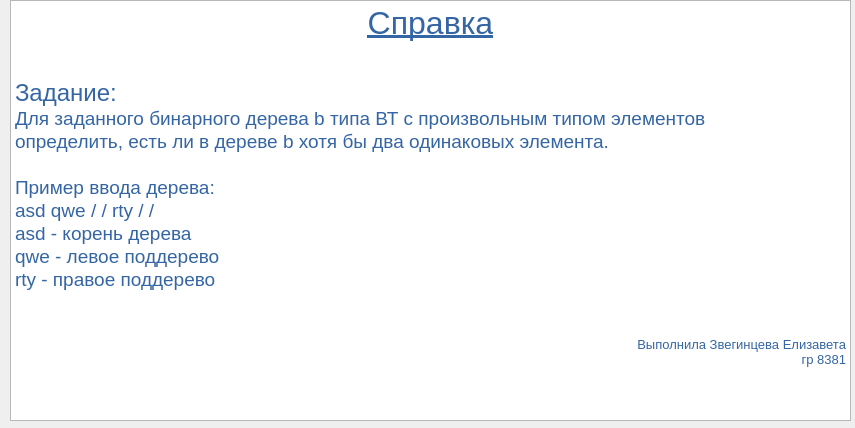
<?xml version="1.0" encoding="UTF-8"?>
<ui version="4.0">
 <class>Help</class>
 <widget class="QWidget" name="Help">
  <property name="geometry">
   <rect>
    <x>0</x>
    <y>0</y>
    <width>855</width>
    <height>428</height>
   </rect>
  </property>
  <property name="windowTitle">
   <string>Help</string>
  </property>
  <widget class="QTextBrowser" name="textBrowser">
   <property name="geometry">
    <rect>
     <x>10</x>
     <y>0</y>
     <width>841</width>
     <height>421</height>
    </rect>
   </property>
   <property name="html">
    <string>&lt;!DOCTYPE HTML PUBLIC &quot;-//W3C//DTD HTML 4.0//EN&quot; &quot;http://www.w3.org/TR/REC-html40/strict.dtd&quot;&gt;
&lt;html&gt;&lt;head&gt;&lt;meta name=&quot;qrichtext&quot; content=&quot;1&quot; /&gt;&lt;style type=&quot;text/css&quot;&gt;
p, li { white-space: pre-wrap; }
&lt;/style&gt;&lt;/head&gt;&lt;body style=&quot; font-family:'MS Shell Dlg 2'; font-size:7.8pt; font-weight:400; font-style:normal;&quot;&gt;
&lt;p align=&quot;center&quot; style=&quot; margin-top:0px; margin-bottom:0px; margin-left:0px; margin-right:0px; -qt-block-indent:0; text-indent:0px;&quot;&gt;&lt;span style=&quot; font-family:'Ubuntu'; font-size:24pt; text-decoration: underline; color:#3465a4;&quot;&gt;Справка&lt;/span&gt;&lt;/p&gt;
&lt;p align=&quot;center&quot; style=&quot;-qt-paragraph-type:empty; margin-top:0px; margin-bottom:0px; margin-left:0px; margin-right:0px; -qt-block-indent:0; text-indent:0px; font-family:'Ubuntu'; font-size:24pt; color:#3465a4;&quot;&gt;&lt;br /&gt;&lt;/p&gt;
&lt;p style=&quot; margin-top:0px; margin-bottom:0px; margin-left:0px; margin-right:0px; -qt-block-indent:0; text-indent:0px;&quot;&gt;&lt;span style=&quot; font-family:'Ubuntu'; font-size:18pt; color:#3465a4;&quot;&gt;Задание:&lt;/span&gt;&lt;/p&gt;
&lt;p style=&quot; margin-top:0px; margin-bottom:0px; margin-left:0px; margin-right:0px; -qt-block-indent:0; text-indent:0px;&quot;&gt;&lt;span style=&quot; font-family:'Ubuntu'; font-size:14pt; color:#3465a4;&quot;&gt;Для заданного бинарного дерева b типа ВТ с произвольным типом элементов&lt;/span&gt;&lt;/p&gt;
&lt;p style=&quot; margin-top:0px; margin-bottom:0px; margin-left:0px; margin-right:0px; -qt-block-indent:0; text-indent:0px;&quot;&gt;&lt;span style=&quot; font-family:'Ubuntu'; font-size:14pt; color:#3465a4;&quot;&gt;определить, есть ли в дереве b хотя бы два одинаковых элемента.&lt;/span&gt;&lt;/p&gt;
&lt;p style=&quot;-qt-paragraph-type:empty; margin-top:0px; margin-bottom:0px; margin-left:0px; margin-right:0px; -qt-block-indent:0; text-indent:0px; font-family:'Ubuntu'; font-size:14pt; color:#3465a4;&quot;&gt;&lt;br /&gt;&lt;/p&gt;
&lt;p style=&quot; margin-top:0px; margin-bottom:0px; margin-left:0px; margin-right:0px; -qt-block-indent:0; text-indent:0px;&quot;&gt;&lt;span style=&quot; font-family:'Ubuntu'; font-size:14pt; color:#3465a4;&quot;&gt;Пример ввода дерева:&lt;/span&gt;&lt;/p&gt;
&lt;p style=&quot; margin-top:0px; margin-bottom:0px; margin-left:0px; margin-right:0px; -qt-block-indent:0; text-indent:0px;&quot;&gt;&lt;span style=&quot; font-family:'Ubuntu'; font-size:14pt; color:#3465a4;&quot;&gt;asd qwe / / rty / /&lt;/span&gt;&lt;/p&gt;
&lt;p style=&quot; margin-top:0px; margin-bottom:0px; margin-left:0px; margin-right:0px; -qt-block-indent:0; text-indent:0px;&quot;&gt;&lt;span style=&quot; font-family:'Ubuntu'; font-size:14pt; color:#3465a4;&quot;&gt;asd - корень дерева &lt;/span&gt;&lt;/p&gt;
&lt;p style=&quot; margin-top:0px; margin-bottom:0px; margin-left:0px; margin-right:0px; -qt-block-indent:0; text-indent:0px;&quot;&gt;&lt;span style=&quot; font-family:'Ubuntu'; font-size:14pt; color:#3465a4;&quot;&gt;qwe - левое поддерево&lt;/span&gt;&lt;/p&gt;
&lt;p style=&quot; margin-top:0px; margin-bottom:0px; margin-left:0px; margin-right:0px; -qt-block-indent:0; text-indent:0px;&quot;&gt;&lt;span style=&quot; font-family:'Ubuntu'; font-size:14pt; color:#3465a4;&quot;&gt;rty - правое поддерево&lt;/span&gt;&lt;/p&gt;
&lt;p style=&quot;-qt-paragraph-type:empty; margin-top:0px; margin-bottom:0px; margin-left:0px; margin-right:0px; -qt-block-indent:0; text-indent:0px; font-family:'Ubuntu'; font-size:14pt; color:#3465a4;&quot;&gt;&lt;br /&gt;&lt;/p&gt;
&lt;p align=&quot;right&quot; style=&quot;-qt-paragraph-type:empty; margin-top:0px; margin-bottom:0px; margin-left:0px; margin-right:0px; -qt-block-indent:0; text-indent:0px; font-family:'Ubuntu'; font-size:14pt; font-weight:600; color:#3465a4;&quot;&gt;&lt;br /&gt;&lt;/p&gt;
&lt;p align=&quot;right&quot; style=&quot; margin-top:0px; margin-bottom:0px; margin-left:0px; margin-right:0px; -qt-block-indent:0; text-indent:0px;&quot;&gt;&lt;span style=&quot; font-family:'Ubuntu'; font-size:10pt; color:#3465a4;&quot;&gt;Выполнила Звегинцева Елизавета&lt;/span&gt;&lt;/p&gt;
&lt;p align=&quot;right&quot; style=&quot; margin-top:0px; margin-bottom:0px; margin-left:0px; margin-right:0px; -qt-block-indent:0; text-indent:0px;&quot;&gt;&lt;span style=&quot; font-family:'Ubuntu'; font-size:10pt; color:#3465a4;&quot;&gt;гр 8381&lt;/span&gt;&lt;/p&gt;
&lt;p style=&quot;-qt-paragraph-type:empty; margin-top:0px; margin-bottom:0px; margin-left:0px; margin-right:0px; -qt-block-indent:0; text-indent:0px; font-family:'Ubuntu'; font-size:14pt; color:#3465a4;&quot;&gt;&lt;br /&gt;&lt;/p&gt;&lt;/body&gt;&lt;/html&gt;</string>
   </property>
  </widget>
 </widget>
 <resources/>
 <connections/>
</ui>
